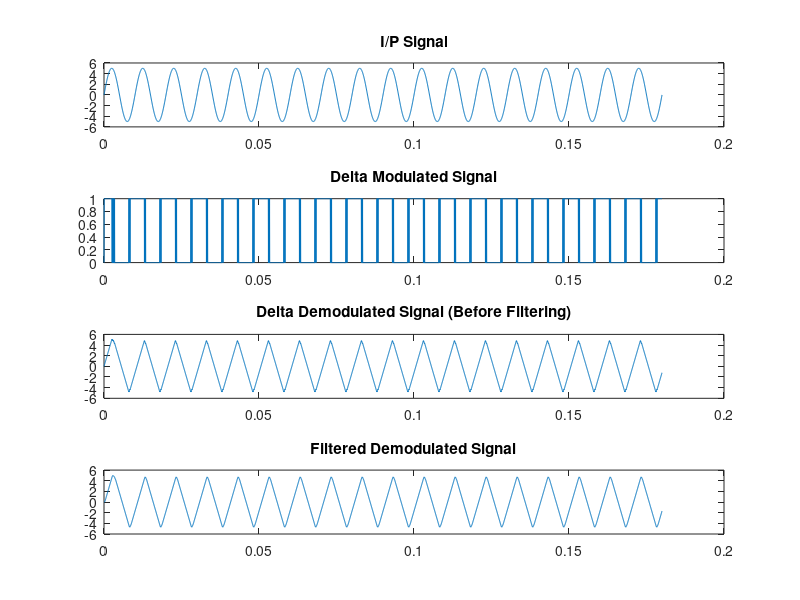

Reproduce this figure in MATLAB.
clc;
clear all;
close all;

fs = 20000;
fm = 1000;
t = 0:1/fs:3600/fs; % Time Duration = 1000/10000 = 0.1 second
%Am = 5
x = 5*sin(2*pi*100*t); % Define Message Signal with peak voltage 5V and frequency 100Hz


y = [0]; % Output DM signal i.e. stream of 1 or 0
xr = 0; % Output of Integrator i.e. staircase approximation; initial value = 0
del = 0.1; % Stepsize

for i = 1:length(x)-1
    if xr(i) <= x(i) % If current sample greater than the previous values or output of the integrator, output of DM = 1
        d = 1;
        xr(i+1) = xr(i) + del; % Staircase approximated value
    else
        d = 0;
        xr(i+1) = xr(i) - del; % If current sample less than the previous values or output of the integrator, output of DM = 0
    end
    y = [y d];
end


MSE = sum((x - xr).^2) / length(x); % Mean Squared Error (MSE)
disp(['Mean Squared Error (MSE): ', num2str(MSE)]);



subplot(4, 1, 1);
plot(t, x);
title('I/P Signal');


subplot(4, 1, 2);
plot(t,y); 
title('Delta Modulated Signal');

y_demod = [0];
xr_demod = 0;


for i = 2:length(y)
    if y(i) == 1
        xr_demod = xr_demod + del;
    else
        xr_demod = xr_demod - del;
    end
    y_demod = [y_demod xr_demod];
end

subplot(4, 1, 3);
plot(t, y_demod);
title('Delta Demodulated Signal (Before Filtering)');

filter_order = 10;
lowpass_filter = fir1(filter_order, fm/(fs/2), 'low');
filtered_demod_signal = filter(lowpass_filter, 1, y_demod);

subplot(4, 1, 4);
plot(t, filtered_demod_signal);
title('Filtered Demodulated Signal');

